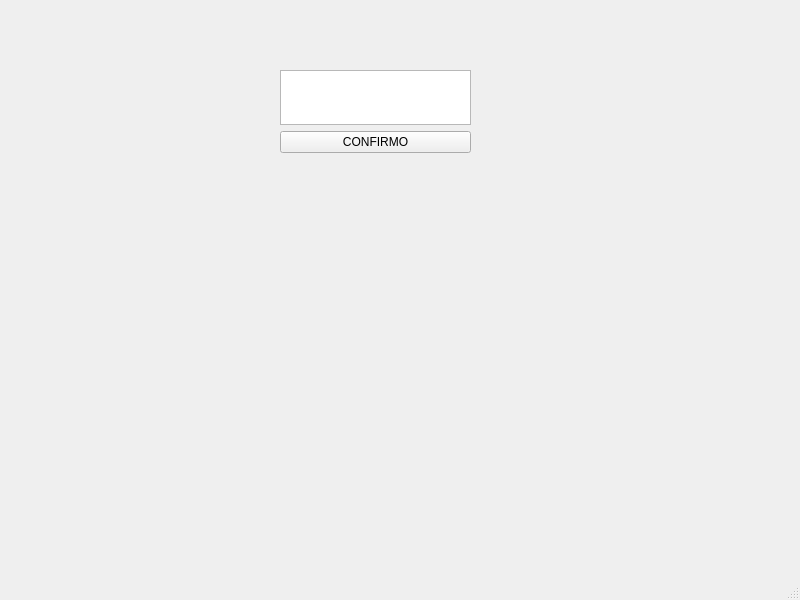
<?xml version="1.0" encoding="UTF-8"?>
<ui version="4.0">
 <class>MainWindow</class>
 <widget class="QMainWindow" name="MainWindow">
  <property name="geometry">
   <rect>
    <x>0</x>
    <y>0</y>
    <width>800</width>
    <height>600</height>
   </rect>
  </property>
  <property name="windowTitle">
   <string>MainWindow</string>
  </property>
  <widget class="QWidget" name="centralwidget">
   <widget class="QWidget" name="verticalLayoutWidget">
    <property name="geometry">
     <rect>
      <x>280</x>
      <y>70</y>
      <width>191</width>
      <height>111</height>
     </rect>
    </property>
    <layout class="QVBoxLayout" name="verticalLayout">
     <item>
      <widget class="QTextEdit" name="textEdit"/>
     </item>
     <item>
      <widget class="QPushButton" name="pushButton">
       <property name="text">
        <string>CONFIRMO</string>
       </property>
      </widget>
     </item>
     <item>
      <widget class="QLabel" name="label">
       <property name="font">
        <font>
         <pointsize>14</pointsize>
        </font>
       </property>
       <property name="text">
        <string/>
       </property>
      </widget>
     </item>
    </layout>
   </widget>
  </widget>
  <widget class="QMenuBar" name="menubar">
   <property name="geometry">
    <rect>
     <x>0</x>
     <y>0</y>
     <width>800</width>
     <height>21</height>
    </rect>
   </property>
  </widget>
  <widget class="QStatusBar" name="statusbar"/>
 </widget>
 <resources/>
 <connections/>
</ui>
